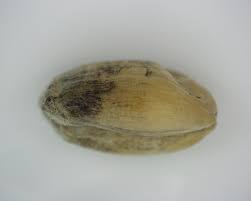
#> input picture backend/temp_seed.png, 251 x 201 px
$ python -i feature_extractor.py   (imports and definitions only)   (older library calls are emulated)
#> lines starting #> are read from the running program, lines starting #| are printed output that depends on the picture; after the words box and inside, x2 and y2 are one past the last pixel; in counts of white or black regions, pixels touching at a corner belong together
import cv2
import numpy as np

def extract_features(image_path):
#> called with image_path = '../../temp_seed.png'
    image = cv2.imread(image_path)
#> image is the input picture: shape (201, 251, 3); mean B, G, R 157.4, 167.1, 168.2

    # ✅ Safety check (VERY IMPORTANT)
    if image is None:
        return None

    resized = cv2.resize(image, (200, 200))
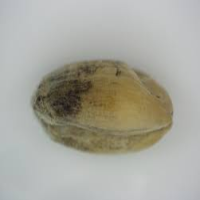
#> resized: shape (200, 200, 3); mean B, G, R 157.4, 167, 168.1

    # --- Color: HSV Histogram (512D) ---
    hsv = cv2.cvtColor(resized, cv2.COLOR_BGR2HSV)
#> hsv: shape (200, 200, 3); mean H, S, V 64, 29.2, 170.6
    hist = cv2.calcHist([hsv], [0, 1, 2], None, [8, 8, 8], [0, 180, 0, 256, 0, 256])
    hsv_hist = cv2.normalize(hist, hist).flatten()
#> hsv_hist = 512 values, max 0.572 at index 262, min 0 at index 0, mean 0.00646

    # --- Texture: Laplacian Variance ---
    gray = cv2.cvtColor(resized, cv2.COLOR_BGR2GRAY)
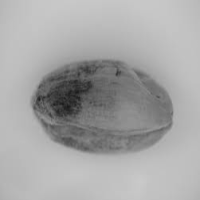
#> gray: shape (200, 200); min 26, max 201, mean 166.3
    laplacian_var = cv2.Laplacian(gray, cv2.CV_64F).var()
#> laplacian_var = 32.99

    # --- Shape Features ---
    edges = cv2.Canny(gray, 100, 200)
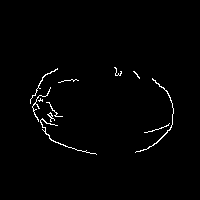
#> edges: shape (200, 200); 1.3% white in thin lines or dots, all inside (x1, y1, x2, y2) = (30, 67, 174, 155)
    contours, _ = cv2.findContours(edges, cv2.RETR_EXTERNAL, cv2.CHAIN_APPROX_SIMPLE)
#> contours = 11 contours, 9 with area under 20; largest, box (x1, y1, x2, y2) and area: (135, 78, 174, 153) 34, (40, 118, 97, 155) 22

    contour_area = aspect_ratio = extent = solidity = circularity = 0

    if contours:
        c = max(contours, key=cv2.contourArea)
#> c = contour of 100 points, box (x1, y1, x2, y2) (135, 78, 174, 153), area 34

        x, y, w, h = cv2.boundingRect(c)
#> x = 135; y = 78; w = 39; h = 75
        aspect_ratio = float(w) / h if h != 0 else 0
#> aspect_ratio = 0.52
        contour_area = cv2.contourArea(c)
#> contour_area = 34

        rect_area = w * h
#> rect_area = 2925
        extent = float(contour_area) / rect_area if rect_area != 0 else 0
#> extent = 0.0116

        hull = cv2.convexHull(c)
#> hull = contour of 17 points, box (x1, y1, x2, y2) (135, 78, 174, 153), area 1592
        hull_area = cv2.contourArea(hull)
#> hull_area = 1591.5
        solidity = float(contour_area) / hull_area if hull_area != 0 else 0
#> solidity = 0.0214

        perimeter = cv2.arcLength(c, True)
#> perimeter = 216.8
        circularity = (4 * np.pi * contour_area) / (perimeter ** 2) if perimeter != 0 else 0
#> circularity = 0.00909

    feature_vector = np.hstack([
        hsv_hist,
        laplacian_var,
        contour_area,
        aspect_ratio,
        extent,
        solidity,
        circularity
    ])
#> feature_vector = 518 values, max 34 at index 513, min 0 at index 0, mean 0.137

    return feature_vector

>>> result = extract_features('../../temp_seed.png')
#> result has the same summary as feature_vector in extract_features
